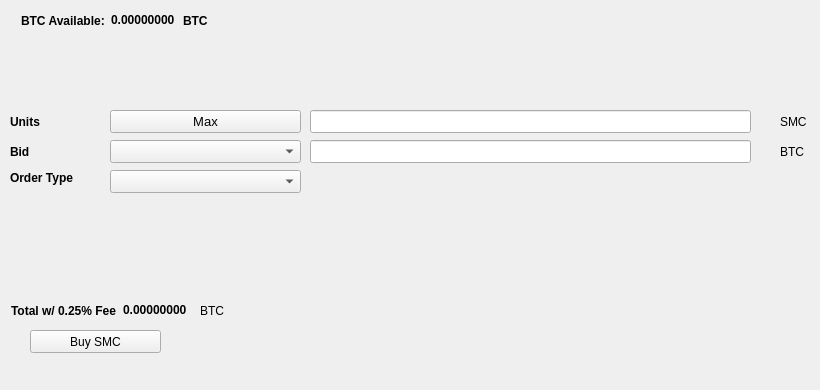
   <widget class="QWidget" name="BuyTab">
    <attribute name="title">
     <string>Buy</string>
    </attribute>
    <widget class="QPushButton" name="BuySMC">
     <property name="geometry">
      <rect>
       <x>30</x>
       <y>330</y>
       <width>131</width>
       <height>23</height>
      </rect>
     </property>
     <property name="text">
      <string>Buy SMC</string>
     </property>
     <property name="icon">
      <iconset resource="../smc.qrc">
       <normaloff>:/icons/bitcoin</normaloff>:/icons/bitcoin</iconset>
     </property>
    </widget>
    <widget class="QLabel" name="label_3">
     <property name="geometry">
      <rect>
       <x>10</x>
       <y>110</y>
       <width>46</width>
       <height>23</height>
      </rect>
     </property>
     <property name="font">
      <font>
       <weight>75</weight>
       <bold>true</bold>
      </font>
     </property>
     <property name="text">
      <string>Units</string>
     </property>
    </widget>
    <widget class="QLineEdit" name="UnitsInput">
     <property name="geometry">
      <rect>
       <x>310</x>
       <y>110</y>
       <width>441</width>
       <height>23</height>
      </rect>
     </property>
     <property name="font">
      <font>
       <pointsize>9</pointsize>
       <weight>75</weight>
       <bold>true</bold>
      </font>
     </property>
    </widget>
    <widget class="QLineEdit" name="BuyBidPriceEdit">
     <property name="geometry">
      <rect>
       <x>310</x>
       <y>140</y>
       <width>441</width>
       <height>23</height>
      </rect>
     </property>
     <property name="font">
      <font>
       <pointsize>9</pointsize>
       <weight>75</weight>
       <bold>true</bold>
      </font>
     </property>
    </widget>
    <widget class="QLabel" name="label_4">
     <property name="geometry">
      <rect>
       <x>780</x>
       <y>110</y>
       <width>31</width>
       <height>23</height>
      </rect>
     </property>
     <property name="text">
      <string>SMC</string>
     </property>
    </widget>
    <widget class="QLabel" name="label_5">
     <property name="geometry">
      <rect>
       <x>780</x>
       <y>140</y>
       <width>31</width>
       <height>23</height>
      </rect>
     </property>
     <property name="text">
      <string>BTC</string>
     </property>
    </widget>
    <widget class="QLabel" name="label_6">
     <property name="geometry">
      <rect>
       <x>10</x>
       <y>140</y>
       <width>46</width>
       <height>23</height>
      </rect>
     </property>
     <property name="font">
      <font>
       <weight>75</weight>
       <bold>true</bold>
      </font>
     </property>
     <property name="text">
      <string>Bid</string>
     </property>
    </widget>
    <widget class="QLabel" name="label_7">
     <property name="geometry">
      <rect>
       <x>10</x>
       <y>170</y>
       <width>91</width>
       <height>16</height>
      </rect>
     </property>
     <property name="font">
      <font>
       <weight>75</weight>
       <bold>true</bold>
      </font>
     </property>
     <property name="text">
      <string>Order Type</string>
     </property>
    </widget>
    <widget class="QPushButton" name="Buy_Max_Amount">
     <property name="geometry">
      <rect>
       <x>110</x>
       <y>110</y>
       <width>191</width>
       <height>23</height>
      </rect>
     </property>
     <property name="font">
      <font>
       <pointsize>10</pointsize>
      </font>
     </property>
     <property name="text">
      <string>Max</string>
     </property>
    </widget>
    <widget class="QComboBox" name="BuyBidcomboBox">
     <property name="geometry">
      <rect>
       <x>110</x>
       <y>140</y>
       <width>191</width>
       <height>23</height>
      </rect>
     </property>
     <property name="font">
      <font>
       <pointsize>10</pointsize>
      </font>
     </property>
    </widget>
    <widget class="QComboBox" name="buyOrdertypeCombo">
     <property name="geometry">
      <rect>
       <x>110</x>
       <y>170</y>
       <width>191</width>
       <height>23</height>
      </rect>
     </property>
     <property name="font">
      <font>
       <pointsize>10</pointsize>
      </font>
     </property>
    </widget>
    <widget class="QWidget" name="layoutWidget1">
     <property name="geometry">
      <rect>
       <x>21</x>
       <y>11</y>
       <width>227</width>
       <height>19</height>
      </rect>
     </property>
     <layout class="QHBoxLayout" name="horizontalLayout_3">
      <item>
       <widget class="QLabel" name="label232">
        <property name="font">
         <font>
          <weight>75</weight>
          <bold>true</bold>
         </font>
        </property>
        <property name="text">
         <string>BTC Available:</string>
        </property>
       </widget>
      </item>
      <item>
       <widget class="QLabel" name="BtcAvailableLbl">
        <property name="palette">
         <palette>
          <active>
           <colorrole role="WindowText">
            <brush brushstyle="SolidPattern">
             <color alpha="255">
              <red>0</red>
              <green>0</green>
              <blue>0</blue>
             </color>
            </brush>
           </colorrole>
           <colorrole role="Button">
            <brush brushstyle="SolidPattern">
             <color alpha="255">
              <red>0</red>
              <green>170</green>
              <blue>0</blue>
             </color>
            </brush>
           </colorrole>
           <colorrole role="Light">
            <brush brushstyle="SolidPattern">
             <color alpha="255">
              <red>0</red>
              <green>255</green>
              <blue>0</blue>
             </color>
            </brush>
           </colorrole>
           <colorrole role="Midlight">
            <brush brushstyle="SolidPattern">
             <color alpha="255">
              <red>0</red>
              <green>212</green>
              <blue>0</blue>
             </color>
            </brush>
           </colorrole>
           <colorrole role="Dark">
            <brush brushstyle="SolidPattern">
             <color alpha="255">
              <red>0</red>
              <green>85</green>
              <blue>0</blue>
             </color>
            </brush>
           </colorrole>
           <colorrole role="Mid">
            <brush brushstyle="SolidPattern">
             <color alpha="255">
              <red>0</red>
              <green>113</green>
              <blue>0</blue>
             </color>
            </brush>
           </colorrole>
           <colorrole role="Text">
            <brush brushstyle="SolidPattern">
             <color alpha="255">
              <red>0</red>
              <green>170</green>
              <blue>0</blue>
             </color>
            </brush>
           </colorrole>
           <colorrole role="BrightText">
            <brush brushstyle="SolidPattern">
             <color alpha="255">
              <red>255</red>
              <green>255</green>
              <blue>255</blue>
             </color>
            </brush>
           </colorrole>
           <colorrole role="ButtonText">
            <brush brushstyle="SolidPattern">
             <color alpha="255">
              <red>0</red>
              <green>0</green>
              <blue>0</blue>
             </color>
            </brush>
           </colorrole>
           <colorrole role="Base">
            <brush brushstyle="SolidPattern">
             <color alpha="255">
              <red>255</red>
              <green>255</green>
              <blue>255</blue>
             </color>
            </brush>
           </colorrole>
           <colorrole role="Window">
            <brush brushstyle="SolidPattern">
             <color alpha="255">
              <red>0</red>
              <green>170</green>
              <blue>0</blue>
             </color>
            </brush>
           </colorrole>
           <colorrole role="Shadow">
            <brush brushstyle="SolidPattern">
             <color alpha="255">
              <red>0</red>
              <green>0</green>
              <blue>0</blue>
             </color>
            </brush>
           </colorrole>
           <colorrole role="AlternateBase">
            <brush brushstyle="SolidPattern">
             <color alpha="255">
              <red>127</red>
              <green>212</green>
              <blue>127</blue>
             </color>
            </brush>
           </colorrole>
           <colorrole role="ToolTipBase">
            <brush brushstyle="SolidPattern">
             <color alpha="255">
              <red>255</red>
              <green>255</green>
              <blue>220</blue>
             </color>
            </brush>
           </colorrole>
           <colorrole role="ToolTipText">
            <brush brushstyle="SolidPattern">
             <color alpha="255">
              <red>0</red>
              <green>0</green>
              <blue>0</blue>
             </color>
            </brush>
           </colorrole>
          </active>
          <inactive>
           <colorrole role="WindowText">
            <brush brushstyle="SolidPattern">
             <color alpha="255">
              <red>0</red>
              <green>0</green>
              <blue>0</blue>
             </color>
            </brush>
           </colorrole>
           <colorrole role="Button">
            <brush brushstyle="SolidPattern">
             <color alpha="255">
              <red>0</red>
              <green>170</green>
              <blue>0</blue>
             </color>
            </brush>
           </colorrole>
           <colorrole role="Light">
            <brush brushstyle="SolidPattern">
             <color alpha="255">
              <red>0</red>
              <green>255</green>
              <blue>0</blue>
             </color>
            </brush>
           </colorrole>
           <colorrole role="Midlight">
            <brush brushstyle="SolidPattern">
             <color alpha="255">
              <red>0</red>
              <green>212</green>
              <blue>0</blue>
             </color>
            </brush>
           </colorrole>
           <colorrole role="Dark">
            <brush brushstyle="SolidPattern">
             <color alpha="255">
              <red>0</red>
              <green>85</green>
              <blue>0</blue>
             </color>
            </brush>
           </colorrole>
           <colorrole role="Mid">
            <brush brushstyle="SolidPattern">
             <color alpha="255">
              <red>0</red>
              <green>113</green>
              <blue>0</blue>
             </color>
            </brush>
           </colorrole>
           <colorrole role="Text">
            <brush brushstyle="SolidPattern">
             <color alpha="255">
              <red>0</red>
              <green>170</green>
              <blue>0</blue>
             </color>
            </brush>
           </colorrole>
           <colorrole role="BrightText">
            <brush brushstyle="SolidPattern">
             <color alpha="255">
              <red>255</red>
              <green>255</green>
              <blue>255</blue>
             </color>
            </brush>
           </colorrole>
           <colorrole role="ButtonText">
            <brush brushstyle="SolidPattern">
             <color alpha="255">
              <red>0</red>
              <green>0</green>
              <blue>0</blue>
             </color>
            </brush>
           </colorrole>
           <colorrole role="Base">
            <brush brushstyle="SolidPattern">
             <color alpha="255">
              <red>255</red>
              <green>255</green>
              <blue>255</blue>
             </color>
            </brush>
           </colorrole>
           <colorrole role="Window">
            <brush brushstyle="SolidPattern">
             <color alpha="255">
              <red>0</red>
              <green>170</green>
              <blue>0</blue>
             </color>
            </brush>
           </colorrole>
           <colorrole role="Shadow">
            <brush brushstyle="SolidPattern">
             <color alpha="255">
              <red>0</red>
              <green>0</green>
              <blue>0</blue>
             </color>
            </brush>
           </colorrole>
           <colorrole role="AlternateBase">
            <brush brushstyle="SolidPattern">
             <color alpha="255">
              <red>127</red>
              <green>212</green>
              <blue>127</blue>
             </color>
            </brush>
           </colorrole>
           <colorrole role="ToolTipBase">
            <brush brushstyle="SolidPattern">
             <color alpha="255">
              <red>255</red>
              <green>255</green>
              <blue>220</blue>
             </color>
            </brush>
           </colorrole>
           <colorrole role="ToolTipText">
            <brush brushstyle="SolidPattern">
             <color alpha="255">
              <red>0</red>
              <green>0</green>
              <blue>0</blue>
             </color>
            </brush>
           </colorrole>
          </inactive>
          <disabled>
           <colorrole role="WindowText">
            <brush brushstyle="SolidPattern">
             <color alpha="255">
              <red>0</red>
              <green>85</green>
              <blue>0</blue>
             </color>
            </brush>
           </colorrole>
           <colorrole role="Button">
            <brush brushstyle="SolidPattern">
             <color alpha="255">
              <red>0</red>
              <green>170</green>
              <blue>0</blue>
             </color>
            </brush>
           </colorrole>
           <colorrole role="Light">
            <brush brushstyle="SolidPattern">
             <color alpha="255">
              <red>0</red>
              <green>255</green>
              <blue>0</blue>
             </color>
            </brush>
           </colorrole>
           <colorrole role="Midlight">
            <brush brushstyle="SolidPattern">
             <color alpha="255">
              <red>0</red>
              <green>212</green>
              <blue>0</blue>
             </color>
            </brush>
           </colorrole>
           <colorrole role="Dark">
            <brush brushstyle="SolidPattern">
             <color alpha="255">
              <red>0</red>
              <green>85</green>
              <blue>0</blue>
             </color>
            </brush>
           </colorrole>
           <colorrole role="Mid">
            <brush brushstyle="SolidPattern">
             <color alpha="255">
              <red>0</red>
              <green>113</green>
              <blue>0</blue>
             </color>
            </brush>
           </colorrole>
           <colorrole role="Text">
            <brush brushstyle="SolidPattern">
             <color alpha="255">
              <red>0</red>
              <green>85</green>
              <blue>0</blue>
             </color>
            </brush>
           </colorrole>
           <colorrole role="BrightText">
            <brush brushstyle="SolidPattern">
             <color alpha="255">
              <red>255</red>
              <green>255</green>
              <blue>255</blue>
             </color>
            </brush>
           </colorrole>
           <colorrole role="ButtonText">
            <brush brushstyle="SolidPattern">
             <color alpha="255">
              <red>0</red>
              <green>85</green>
              <blue>0</blue>
             </color>
            </brush>
           </colorrole>
           <colorrole role="Base">
            <brush brushstyle="SolidPattern">
             <color alpha="255">
              <red>0</red>
              <green>170</green>
              <blue>0</blue>
             </color>
            </brush>
           </colorrole>
           <colorrole role="Window">
            <brush brushstyle="SolidPattern">
             <color alpha="255">
              <red>0</red>
              <green>170</green>
              <blue>0</blue>
             </color>
            </brush>
           </colorrole>
           <colorrole role="Shadow">
            <brush brushstyle="SolidPattern">
             <color alpha="255">
              <red>0</red>
              <green>0</green>
              <blue>0</blue>
             </color>
            </brush>
           </colorrole>
           <colorrole role="AlternateBase">
            <brush brushstyle="SolidPattern">
             <color alpha="255">
              <red>0</red>
              <green>170</green>
              <blue>0</blue>
             </color>
            </brush>
           </colorrole>
           <colorrole role="ToolTipBase">
            <brush brushstyle="SolidPattern">
             <color alpha="255">
              <red>255</red>
              <green>255</green>
              <blue>220</blue>
             </color>
            </brush>
           </colorrole>
           <colorrole role="ToolTipText">
            <brush brushstyle="SolidPattern">
             <color alpha="255">
              <red>0</red>
              <green>0</green>
              <blue>0</blue>
             </color>
            </brush>
           </colorrole>
          </disabled>
         </palette>
        </property>
        <property name="font">
         <font>
          <weight>75</weight>
          <bold>true</bold>
         </font>
        </property>
        <property name="text">
         <string>0.00000000</string>
        </property>
        <property name="textInteractionFlags">
         <set>Qt::LinksAccessibleByMouse|Qt::TextSelectableByKeyboard|Qt::TextSelectableByMouse</set>
        </property>
       </widget>
      </item>
      <item>
       <widget class="QLabel" name="BtcAvailableLbl_2">
        <property name="font">
         <font>
          <weight>75</weight>
          <bold>true</bold>
         </font>
        </property>
        <property name="text">
         <string>BTC</string>
        </property>
       </widget>
      </item>
     </layout>
    </widget>
    <widget class="QWidget" name="layoutWidge2">
     <property name="geometry">
      <rect>
       <x>11</x>
       <y>301</y>
       <width>259</width>
       <height>19</height>
      </rect>
     </property>
     <layout class="QHBoxLayout" name="horizontalLayout_4">
      <item>
       <widget class="QLabel" name="label_9">
        <property name="font">
         <font>
          <weight>75</weight>
          <bold>true</bold>
         </font>
        </property>
        <property name="text">
         <string>Total w/ 0.25% Fee</string>
        </property>
       </widget>
      </item>
      <item>
       <widget class="QLabel" name="BuyCostLabel">
        <property name="palette">
         <palette>
          <active>
           <colorrole role="WindowText">
            <brush brushstyle="SolidPattern">
             <color alpha="255">
              <red>0</red>
              <green>0</green>
              <blue>0</blue>
             </color>
            </brush>
           </colorrole>
           <colorrole role="Button">
            <brush brushstyle="SolidPattern">
             <color alpha="255">
              <red>0</red>
              <green>170</green>
              <blue>0</blue>
             </color>
            </brush>
           </colorrole>
           <colorrole role="Light">
            <brush brushstyle="SolidPattern">
             <color alpha="255">
              <red>0</red>
              <green>255</green>
              <blue>0</blue>
             </color>
            </brush>
           </colorrole>
           <colorrole role="Midlight">
            <brush brushstyle="SolidPattern">
             <color alpha="255">
              <red>0</red>
              <green>212</green>
              <blue>0</blue>
             </color>
            </brush>
           </colorrole>
           <colorrole role="Dark">
            <brush brushstyle="SolidPattern">
             <color alpha="255">
              <red>0</red>
              <green>85</green>
              <blue>0</blue>
             </color>
            </brush>
           </colorrole>
           <colorrole role="Mid">
            <brush brushstyle="SolidPattern">
             <color alpha="255">
              <red>0</red>
              <green>113</green>
              <blue>0</blue>
             </color>
            </brush>
           </colorrole>
           <colorrole role="Text">
            <brush brushstyle="SolidPattern">
             <color alpha="255">
              <red>0</red>
              <green>170</green>
              <blue>0</blue>
             </color>
            </brush>
           </colorrole>
           <colorrole role="BrightText">
            <brush brushstyle="SolidPattern">
             <color alpha="255">
              <red>255</red>
              <green>255</green>
              <blue>255</blue>
             </color>
            </brush>
           </colorrole>
           <colorrole role="ButtonText">
            <brush brushstyle="SolidPattern">
             <color alpha="255">
              <red>0</red>
              <green>0</green>
              <blue>0</blue>
             </color>
            </brush>
           </colorrole>
           <colorrole role="Base">
            <brush brushstyle="SolidPattern">
             <color alpha="255">
              <red>255</red>
              <green>255</green>
              <blue>255</blue>
             </color>
            </brush>
           </colorrole>
           <colorrole role="Window">
            <brush brushstyle="SolidPattern">
             <color alpha="255">
              <red>0</red>
              <green>170</green>
              <blue>0</blue>
             </color>
            </brush>
           </colorrole>
           <colorrole role="Shadow">
            <brush brushstyle="SolidPattern">
             <color alpha="255">
              <red>0</red>
              <green>0</green>
              <blue>0</blue>
             </color>
            </brush>
           </colorrole>
           <colorrole role="AlternateBase">
            <brush brushstyle="SolidPattern">
             <color alpha="255">
              <red>127</red>
              <green>212</green>
              <blue>127</blue>
             </color>
            </brush>
           </colorrole>
           <colorrole role="ToolTipBase">
            <brush brushstyle="SolidPattern">
             <color alpha="255">
              <red>255</red>
              <green>255</green>
              <blue>220</blue>
             </color>
            </brush>
           </colorrole>
           <colorrole role="ToolTipText">
            <brush brushstyle="SolidPattern">
             <color alpha="255">
              <red>0</red>
              <green>0</green>
              <blue>0</blue>
             </color>
            </brush>
           </colorrole>
          </active>
          <inactive>
           <colorrole role="WindowText">
            <brush brushstyle="SolidPattern">
             <color alpha="255">
              <red>0</red>
              <green>0</green>
              <blue>0</blue>
             </color>
            </brush>
           </colorrole>
           <colorrole role="Button">
            <brush brushstyle="SolidPattern">
             <color alpha="255">
              <red>0</red>
              <green>170</green>
              <blue>0</blue>
             </color>
            </brush>
           </colorrole>
           <colorrole role="Light">
            <brush brushstyle="SolidPattern">
             <color alpha="255">
              <red>0</red>
              <green>255</green>
              <blue>0</blue>
             </color>
            </brush>
           </colorrole>
           <colorrole role="Midlight">
            <brush brushstyle="SolidPattern">
             <color alpha="255">
              <red>0</red>
              <green>212</green>
              <blue>0</blue>
             </color>
            </brush>
           </colorrole>
           <colorrole role="Dark">
            <brush brushstyle="SolidPattern">
             <color alpha="255">
              <red>0</red>
              <green>85</green>
              <blue>0</blue>
             </color>
            </brush>
           </colorrole>
           <colorrole role="Mid">
            <brush brushstyle="SolidPattern">
             <color alpha="255">
              <red>0</red>
              <green>113</green>
              <blue>0</blue>
             </color>
            </brush>
           </colorrole>
           <colorrole role="Text">
            <brush brushstyle="SolidPattern">
             <color alpha="255">
              <red>0</red>
              <green>170</green>
              <blue>0</blue>
             </color>
            </brush>
           </colorrole>
           <colorrole role="BrightText">
            <brush brushstyle="SolidPattern">
             <color alpha="255">
              <red>255</red>
              <green>255</green>
              <blue>255</blue>
             </color>
            </brush>
           </colorrole>
           <colorrole role="ButtonText">
            <brush brushstyle="SolidPattern">
             <color alpha="255">
              <red>0</red>
              <green>0</green>
              <blue>0</blue>
             </color>
            </brush>
           </colorrole>
           <colorrole role="Base">
            <brush brushstyle="SolidPattern">
             <color alpha="255">
              <red>255</red>
              <green>255</green>
              <blue>255</blue>
             </color>
            </brush>
           </colorrole>
           <colorrole role="Window">
            <brush brushstyle="SolidPattern">
             <color alpha="255">
              <red>0</red>
              <green>170</green>
              <blue>0</blue>
             </color>
            </brush>
           </colorrole>
           <colorrole role="Shadow">
            <brush brushstyle="SolidPattern">
             <color alpha="255">
              <red>0</red>
              <green>0</green>
              <blue>0</blue>
             </color>
            </brush>
           </colorrole>
           <colorrole role="AlternateBase">
            <brush brushstyle="SolidPattern">
             <color alpha="255">
              <red>127</red>
              <green>212</green>
              <blue>127</blue>
             </color>
            </brush>
           </colorrole>
           <colorrole role="ToolTipBase">
            <brush brushstyle="SolidPattern">
             <color alpha="255">
              <red>255</red>
              <green>255</green>
              <blue>220</blue>
             </color>
            </brush>
           </colorrole>
           <colorrole role="ToolTipText">
            <brush brushstyle="SolidPattern">
             <color alpha="255">
              <red>0</red>
              <green>0</green>
              <blue>0</blue>
             </color>
            </brush>
           </colorrole>
          </inactive>
          <disabled>
           <colorrole role="WindowText">
            <brush brushstyle="SolidPattern">
             <color alpha="255">
              <red>0</red>
              <green>85</green>
              <blue>0</blue>
             </color>
            </brush>
           </colorrole>
           <colorrole role="Button">
            <brush brushstyle="SolidPattern">
             <color alpha="255">
              <red>0</red>
              <green>170</green>
              <blue>0</blue>
             </color>
            </brush>
           </colorrole>
           <colorrole role="Light">
            <brush brushstyle="SolidPattern">
             <color alpha="255">
              <red>0</red>
              <green>255</green>
              <blue>0</blue>
             </color>
            </brush>
           </colorrole>
           <colorrole role="Midlight">
            <brush brushstyle="SolidPattern">
             <color alpha="255">
              <red>0</red>
              <green>212</green>
              <blue>0</blue>
             </color>
            </brush>
           </colorrole>
           <colorrole role="Dark">
            <brush brushstyle="SolidPattern">
             <color alpha="255">
              <red>0</red>
              <green>85</green>
              <blue>0</blue>
             </color>
            </brush>
           </colorrole>
           <colorrole role="Mid">
            <brush brushstyle="SolidPattern">
             <color alpha="255">
              <red>0</red>
              <green>113</green>
              <blue>0</blue>
             </color>
            </brush>
           </colorrole>
           <colorrole role="Text">
            <brush brushstyle="SolidPattern">
             <color alpha="255">
              <red>0</red>
              <green>85</green>
              <blue>0</blue>
             </color>
            </brush>
           </colorrole>
           <colorrole role="BrightText">
            <brush brushstyle="SolidPattern">
             <color alpha="255">
              <red>255</red>
              <green>255</green>
              <blue>255</blue>
             </color>
            </brush>
           </colorrole>
           <colorrole role="ButtonText">
            <brush brushstyle="SolidPattern">
             <color alpha="255">
              <red>0</red>
              <green>85</green>
              <blue>0</blue>
             </color>
            </brush>
           </colorrole>
           <colorrole role="Base">
            <brush brushstyle="SolidPattern">
             <color alpha="255">
              <red>0</red>
              <green>170</green>
              <blue>0</blue>
             </color>
            </brush>
           </colorrole>
           <colorrole role="Window">
            <brush brushstyle="SolidPattern">
             <color alpha="255">
              <red>0</red>
              <green>170</green>
              <blue>0</blue>
             </color>
            </brush>
           </colorrole>
           <colorrole role="Shadow">
            <brush brushstyle="SolidPattern">
             <color alpha="255">
              <red>0</red>
              <green>0</green>
              <blue>0</blue>
             </color>
            </brush>
           </colorrole>
           <colorrole role="AlternateBase">
            <brush brushstyle="SolidPattern">
             <color alpha="255">
              <red>0</red>
              <green>170</green>
              <blue>0</blue>
             </color>
            </brush>
           </colorrole>
           <colorrole role="ToolTipBase">
            <brush brushstyle="SolidPattern">
             <color alpha="255">
              <red>255</red>
              <green>255</green>
              <blue>220</blue>
             </color>
            </brush>
           </colorrole>
           <colorrole role="ToolTipText">
            <brush brushstyle="SolidPattern">
             <color alpha="255">
              <red>0</red>
              <green>0</green>
              <blue>0</blue>
             </color>
            </brush>
           </colorrole>
          </disabled>
         </palette>
        </property>
        <property name="font">
         <font>
          <weight>75</weight>
          <bold>true</bold>
         </font>
        </property>
        <property name="autoFillBackground">
         <bool>false</bool>
        </property>
        <property name="text">
         <string>0.00000000</string>
        </property>
        <property name="textInteractionFlags">
         <set>Qt::LinksAccessibleByMouse|Qt::TextSelectableByMouse</set>
        </property>
       </widget>
      </item>
      <item>
       <widget class="QLabel" name="label_10">
        <property name="font">
         <font>
          <weight>50</weight>
          <bold>false</bold>
         </font>
        </property>
        <property name="text">
         <string>BTC</string>
        </property>
       </widget>
      </item>
     </layout>
    </widget>
    <widget class="QLabel" name="label_24">
     <property name="geometry">
      <rect>
       <x>460</x>
       <y>300</y>
       <width>281</width>
       <height>81</height>
      </rect>
     </property>
     <property name="text">
      <string/>
     </property>
     <property name="pixmap">
      <pixmap>:/images/bittrex</pixmap>
     </property>
    </widget>
   </widget>
